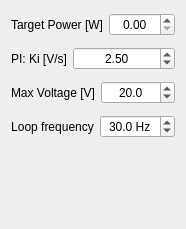
                   <widget class="QWidget" name="scrollAreaWidgetContents">
                    <property name="geometry">
                     <rect>
                      <x>0</x>
                      <y>0</y>
                      <width>182</width>
                      <height>229</height>
                     </rect>
                    </property>
                    <layout class="QVBoxLayout" name="verticalLayout_15">
                     <item>
                      <layout class="QHBoxLayout" name="horizontalLayout_10" stretch="1,2">
                       <item>
                        <widget class="QLabel" name="label_9">
                         <property name="minimumSize">
                          <size>
                           <width>0</width>
                           <height>28</height>
                          </size>
                         </property>
                         <property name="text">
                          <string>Target Power [W]</string>
                         </property>
                         <property name="alignment">
                          <set>Qt::AlignCenter</set>
                         </property>
                         <property name="margin">
                          <number>6</number>
                         </property>
                        </widget>
                       </item>
                       <item>
                        <widget class="QDoubleSpinBox" name="spinBoxKeepPowerSet">
                         <property name="alignment">
                          <set>Qt::AlignCenter</set>
                         </property>
                         <property name="decimals">
                          <number>2</number>
                         </property>
                         <property name="minimum">
                          <double>0.000000000000000</double>
                         </property>
                         <property name="maximum">
                          <double>100.000000000000000</double>
                         </property>
                         <property name="singleStep">
                          <double>0.100000000000000</double>
                         </property>
                         <property name="stepType">
                          <enum>QAbstractSpinBox::AdaptiveDecimalStepType</enum>
                         </property>
                        </widget>
                       </item>
                      </layout>
                     </item>
                     <item>
                      <layout class="QHBoxLayout" name="horizontalLayout_11" stretch="1,2">
                       <item>
                        <widget class="QLabel" name="label_10">
                         <property name="minimumSize">
                          <size>
                           <width>0</width>
                           <height>28</height>
                          </size>
                         </property>
                         <property name="text">
                          <string>PI: Ki [V/s]</string>
                         </property>
                         <property name="alignment">
                          <set>Qt::AlignCenter</set>
                         </property>
                         <property name="margin">
                          <number>6</number>
                         </property>
                        </widget>
                       </item>
                       <item>
                        <widget class="QDoubleSpinBox" name="spinBoxKeepPowerPi">
                         <property name="alignment">
                          <set>Qt::AlignCenter</set>
                         </property>
                         <property name="decimals">
                          <number>2</number>
                         </property>
                         <property name="minimum">
                          <double>0.000000000000000</double>
                         </property>
                         <property name="maximum">
                          <double>40.000000000000000</double>
                         </property>
                         <property name="singleStep">
                          <double>0.100000000000000</double>
                         </property>
                         <property name="stepType">
                          <enum>QAbstractSpinBox::AdaptiveDecimalStepType</enum>
                         </property>
                         <property name="value">
                          <double>2.500000000000000</double>
                         </property>
                        </widget>
                       </item>
                      </layout>
                     </item>
                     <item>
                      <layout class="QHBoxLayout" name="horizontalLayout_35" stretch="1,2">
                       <item>
                        <widget class="QLabel" name="label_28">
                         <property name="minimumSize">
                          <size>
                           <width>0</width>
                           <height>28</height>
                          </size>
                         </property>
                         <property name="text">
                          <string>Max Voltage [V]</string>
                         </property>
                         <property name="alignment">
                          <set>Qt::AlignCenter</set>
                         </property>
                         <property name="margin">
                          <number>6</number>
                         </property>
                        </widget>
                       </item>
                       <item>
                        <widget class="QDoubleSpinBox" name="spinBoxKeepPowerMaxV">
                         <property name="alignment">
                          <set>Qt::AlignCenter</set>
                         </property>
                         <property name="decimals">
                          <number>1</number>
                         </property>
                         <property name="minimum">
                          <double>0.000000000000000</double>
                         </property>
                         <property name="maximum">
                          <double>40.000000000000000</double>
                         </property>
                         <property name="singleStep">
                          <double>0.100000000000000</double>
                         </property>
                         <property name="stepType">
                          <enum>QAbstractSpinBox::AdaptiveDecimalStepType</enum>
                         </property>
                         <property name="value">
                          <double>20.000000000000000</double>
                         </property>
                        </widget>
                       </item>
                      </layout>
                     </item>
                     <item>
                      <layout class="QHBoxLayout" name="horizontalLayout_19" stretch="1,2">
                       <item>
                        <widget class="QLabel" name="label_19">
                         <property name="minimumSize">
                          <size>
                           <width>0</width>
                           <height>28</height>
                          </size>
                         </property>
                         <property name="text">
                          <string>Loop frequency</string>
                         </property>
                         <property name="alignment">
                          <set>Qt::AlignCenter</set>
                         </property>
                         <property name="margin">
                          <number>6</number>
                         </property>
                        </widget>
                       </item>
                       <item>
                        <widget class="QDoubleSpinBox" name="spinBoxKeepPowerLoopFreq">
                         <property name="alignment">
                          <set>Qt::AlignCenter</set>
                         </property>
                         <property name="suffix">
                          <string> Hz</string>
                         </property>
                         <property name="decimals">
                          <number>1</number>
                         </property>
                         <property name="minimum">
                          <double>0.000000000000000</double>
                         </property>
                         <property name="maximum">
                          <double>100.000000000000000</double>
                         </property>
                         <property name="singleStep">
                          <double>0.100000000000000</double>
                         </property>
                         <property name="stepType">
                          <enum>QAbstractSpinBox::AdaptiveDecimalStepType</enum>
                         </property>
                         <property name="value">
                          <double>30.000000000000000</double>
                         </property>
                        </widget>
                       </item>
                      </layout>
                     </item>
                     <item>
                      <spacer name="verticalSpacer">
                       <property name="orientation">
                        <enum>Qt::Vertical</enum>
                       </property>
                       <property name="sizeHint" stdset="0">
                        <size>
                         <width>20</width>
                         <height>40</height>
                        </size>
                       </property>
                      </spacer>
                     </item>
                    </layout>
                   </widget>
